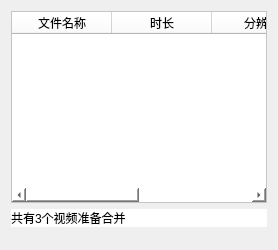
                     <widget class="QWidget" name="tab_2">
                      <attribute name="title">
                       <string>视频合并</string>
                      </attribute>
                      <layout class="QGridLayout" name="gridLayout_15">
                       <item row="0" column="0">
                        <layout class="QGridLayout" name="gridLayout_14" rowstretch="50,25,15">
                         <item row="2" column="0">
                          <layout class="QVBoxLayout" name="verticalLayout_9">
                           <item>
                            <layout class="QHBoxLayout" name="horizontalLayout_8">
                             <item>
                              <widget class="QWidget" name="widget_8" native="true">
                               <property name="sizePolicy">
                                <sizepolicy hsizetype="Maximum" vsizetype="Maximum">
                                 <horstretch>0</horstretch>
                                 <verstretch>0</verstretch>
                                </sizepolicy>
                               </property>
                               <property name="maximumSize">
                                <size>
                                 <width>756</width>
                                 <height>35</height>
                                </size>
                               </property>
                               <widget class="QPushButton" name="buttonstart">
                                <property name="geometry">
                                 <rect>
                                  <x>10</x>
                                  <y>0</y>
                                  <width>109</width>
                                  <height>35</height>
                                 </rect>
                                </property>
                                <property name="styleSheet">
                                 <string notr="true">background-color: rgb(0,150,219); 
color: rgb(255,255,255);
border-style: outset;
border-width: 2px;
border-radius: 10px;
border-color: beige;
font: bold 14px;
</string>
                                </property>
                                <property name="text">
                                 <string>开始</string>
                                </property>
                               </widget>
                               <widget class="QPushButton" name="buttoncancel">
                                <property name="geometry">
                                 <rect>
                                  <x>148</x>
                                  <y>0</y>
                                  <width>109</width>
                                  <height>35</height>
                                 </rect>
                                </property>
                                <property name="styleSheet">
                                 <string notr="true">background-color: rgb(0,150,219); 
color: rgb(255,255,255);
border-style: outset;
border-width: 2px;
border-radius: 10px;
border-color: beige;
font: bold 14px;
</string>
                                </property>
                                <property name="text">
                                 <string>取消</string>
                                </property>
                               </widget>
                               <widget class="QPushButton" name="buttonexamine">
                                <property name="geometry">
                                 <rect>
                                  <x>290</x>
                                  <y>0</y>
                                  <width>109</width>
                                  <height>35</height>
                                 </rect>
                                </property>
                                <property name="styleSheet">
                                 <string notr="true">background-color: rgb(0,150,219); 
color: rgb(255,255,255);
border-style: outset;
border-width: 2px;
border-radius: 10px;
border-color: beige;
font: bold 14px;
</string>
                                </property>
                                <property name="text">
                                 <string>查看</string>
                                </property>
                               </widget>
                              </widget>
                             </item>
                            </layout>
                           </item>
                          </layout>
                         </item>
                         <item row="1" column="0">
                          <layout class="QVBoxLayout" name="verticalLayout_10">
                           <item>
                            <widget class="QWidget" name="widget_7" native="true">
                             <property name="sizePolicy">
                              <sizepolicy hsizetype="Maximum" vsizetype="Maximum">
                               <horstretch>0</horstretch>
                               <verstretch>0</verstretch>
                              </sizepolicy>
                             </property>
                             <property name="maximumSize">
                              <size>
                               <width>758</width>
                               <height>63</height>
                              </size>
                             </property>
                             <widget class="QLabel" name="labelfilename">
                              <property name="geometry">
                               <rect>
                                <x>104</x>
                                <y>10</y>
                                <width>61</width>
                                <height>21</height>
                               </rect>
                              </property>
                              <property name="font">
                               <font>
                                <family>ADMUI3Lg</family>
                                <pointsize>9</pointsize>
                               </font>
                              </property>
                              <property name="text">
                               <string>文件名：</string>
                              </property>
                             </widget>
                             <widget class="QLabel" name="labeloutputset">
                              <property name="geometry">
                               <rect>
                                <x>2</x>
                                <y>2</y>
                                <width>91</width>
                                <height>21</height>
                               </rect>
                              </property>
                              <property name="font">
                               <font>
                                <family>SimHei</family>
                                <pointsize>15</pointsize>
                                <weight>50</weight>
                                <italic>false</italic>
                                <bold>false</bold>
                               </font>
                              </property>
                              <property name="styleSheet">
                               <string notr="true">font: 15pt &quot;SimHei&quot;;</string>
                              </property>
                              <property name="text">
                               <string>输出设置</string>
                              </property>
                             </widget>
                             <widget class="QLabel" name="labelsaveto">
                              <property name="geometry">
                               <rect>
                                <x>104</x>
                                <y>40</y>
                                <width>61</width>
                                <height>21</height>
                               </rect>
                              </property>
                              <property name="font">
                               <font>
                                <family>ADMUI3Lg</family>
                                <pointsize>9</pointsize>
                               </font>
                              </property>
                              <property name="text">
                               <string>保存到：</string>
                              </property>
                             </widget>
                             <widget class="QPushButton" name="buttonbrowse">
                              <property name="geometry">
                               <rect>
                                <x>672</x>
                                <y>38</y>
                                <width>75</width>
                                <height>23</height>
                               </rect>
                              </property>
                              <property name="text">
                               <string>浏览</string>
                              </property>
                             </widget>
                             <widget class="QLabel" name="labelfilenameblank">
                              <property name="geometry">
                               <rect>
                                <x>164</x>
                                <y>10</y>
                                <width>487</width>
                                <height>23</height>
                               </rect>
                              </property>
                              <property name="styleSheet">
                               <string notr="true">background-color: white;</string>
                              </property>
                              <property name="text">
                               <string/>
                              </property>
                             </widget>
                             <widget class="QLabel" name="labelsaveblank">
                              <property name="geometry">
                               <rect>
                                <x>164</x>
                                <y>38</y>
                                <width>487</width>
                                <height>23</height>
                               </rect>
                              </property>
                              <property name="styleSheet">
                               <string notr="true">background-color: white;</string>
                              </property>
                              <property name="text">
                               <string/>
                              </property>
                             </widget>
                            </widget>
                           </item>
                          </layout>
                         </item>
                         <item row="0" column="0">
                          <layout class="QVBoxLayout" name="verticalLayout_12">
                           <item>
                            <widget class="QTableWidget" name="tableWidget_2">
                             <property name="sizePolicy">
                              <sizepolicy hsizetype="MinimumExpanding" vsizetype="MinimumExpanding">
                               <horstretch>0</horstretch>
                               <verstretch>0</verstretch>
                              </sizepolicy>
                             </property>
                             <property name="focusPolicy">
                              <enum>Qt::NoFocus</enum>
                             </property>
                             <property name="contextMenuPolicy">
                              <enum>Qt::NoContextMenu</enum>
                             </property>
                             <property name="layoutDirection">
                              <enum>Qt::LeftToRight</enum>
                             </property>
                             <property name="styleSheet">
                              <string notr="true">background-color:white;</string>
                             </property>
                             <column>
                              <property name="text">
                               <string>文件名称</string>
                              </property>
                             </column>
                             <column>
                              <property name="text">
                               <string>时长</string>
                              </property>
                             </column>
                             <column>
                              <property name="text">
                               <string>分辨率</string>
                              </property>
                             </column>
                             <column>
                              <property name="text">
                               <string>状态</string>
                              </property>
                             </column>
                            </widget>
                           </item>
                           <item>
                            <widget class="QLabel" name="labelmerge">
                             <property name="styleSheet">
                              <string notr="true">background-color:white;</string>
                             </property>
                             <property name="text">
                              <string>共有3个视频准备合并</string>
                             </property>
                            </widget>
                           </item>
                          </layout>
                         </item>
                        </layout>
                       </item>
                      </layout>
                     </widget>
